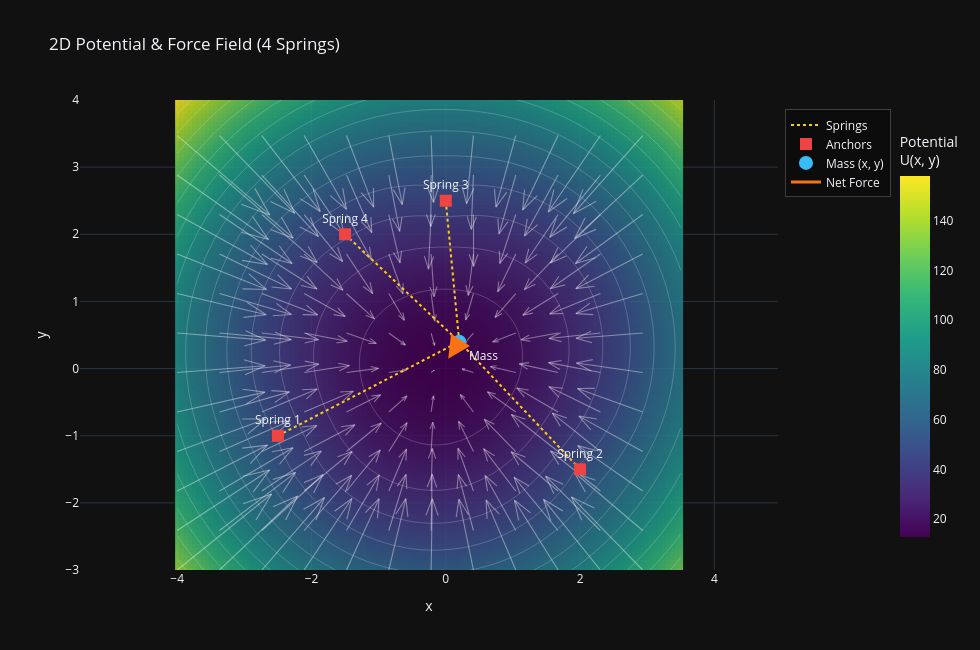

The notebook cell this image was saved under:
### Code cell
springs = [
    {"anchor": np.array([-2.5, -1.0]), "k": 3.0, "L0": 1.2, "name": "Spring 1"},
    {"anchor": np.array([2.0, -1.5]), "k": 4.5, "L0": 1.0, "name": "Spring 2"},
    {"anchor": np.array([0.0, 2.5]), "k": 3.5, "L0": 1.5, "name": "Spring 3"},
    {"anchor": np.array([-1.5, 2.0]), "k": 2.0, "L0": 0.8, "name": "Spring 4"},
]

point_mass = np.array([0.2, 0.4])

plot_potential(springs, point_mass)
